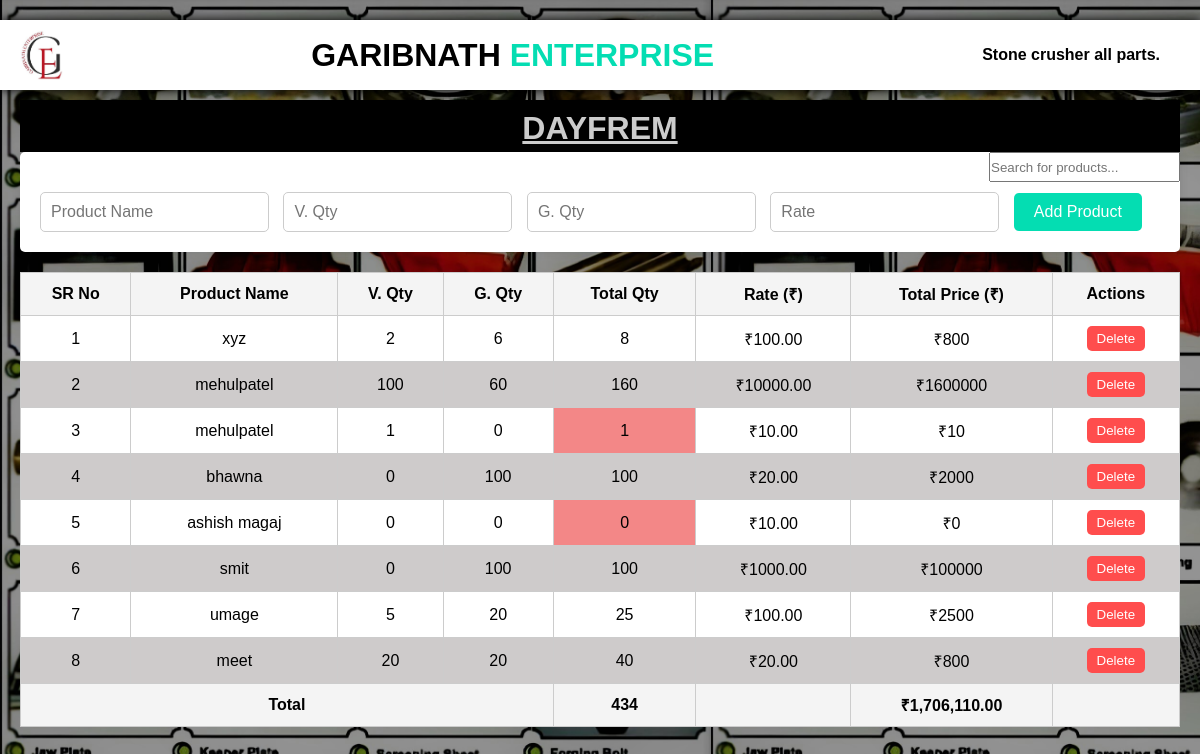
The page /DAYFREM/dayfrem.php on the database its author committed.
### tables this page shows
CREATE TABLE `dayfrem` (
  `id` int(11) NOT NULL,
  `name` varchar(255) NOT NULL,
  `v_qty` int(11) NOT NULL,
  `g_qty` int(11) NOT NULL,
  `rate` decimal(10,2) NOT NULL
);

### DAYFREM/dayfrem.php (the view, shortened to what this page needs)
<?php include 'garibnath_db.php'; ?>
<!DOCTYPE html>
<html lang="en">
<head>
    <link rel="stylesheet" href="styles.css">
    </head>
<body>
    <nav class="nav-container">
        <img class="logo" src="../image/garibnath.jpg" alt="error">
        <div class="header">
            <h1 class="header-item">GARIBNATH <span style="color: #04ddb2;">ENTERPRISE</span></h1>
        </div>
        <h3 class="download-btn">Stone crusher all parts.</h3>
    </nav>
    <h2 class="product-header centered"style="background-color:black;">DAYFREM</h2>
    <input class="search" type="text" id="searchBar" placeholder="Search for products..." onkeyup="filterTable()">
    <form id="addForm" method="POST" action="add.php">
        <input type="text" name="name" placeholder="Product Name" required>
        <input type="number" name="v_qty" placeholder="V. Qty" required>
        <input type="number" name="g_qty" placeholder="G. Qty" required>
        <input type="number" name="rate" placeholder="Rate" step="0.01" required>
        <button type="submit">Add Product</button>
    </form>
    <table id="garibnathTable">
        <thead>
            <tr>
                <th>SR No</th>
                <th>Product Name</th>
                <th>V. Qty</th>
                <th>G. Qty</th>
                <th>Total Qty</th>
                <th>Rate (₹)</th>
                <th>Total Price (₹)</th>
                <th>Actions</th>
            </tr>
        </thead>
        <tbody>
            <?php
            $sql = "SELECT * FROM dayfrem";
            $result = $conn->query($sql);
            $total_qty = 0;
            $total_price = 0;
            $sr_no = 1;
            if ($result->num_rows > 0) {
                while($row = $result->fetch_assoc()) {
                    $total_qty_product = $row['v_qty'] + $row['g_qty'];
                    $total_price_product = $total_qty_product * $row['rate'];
                    $total_qty += $total_qty_product;
                    $total_price += $total_price_product;
                    $qty_class = $total_qty_product < 5 ? 'low-quantity' : '';
                    echo "<tr data-id='{$row['id']}'>
                            <td>{$sr_no}</td>
                            <td class='editable' data-field='name'>{$row['name']}</td>
                            <td class='editable' data-field='v_qty'>{$row['v_qty']}</td>
                            <td class='editable' data-field='g_qty'>{$row['g_qty']}</td>
                            <td class='{$qty_class}'>{$total_qty_product}</td>
                            <td class='editable' data-field='rate'>₹{$row['rate']}</td>
                            <td>₹{$total_price_product}</td>
                            <td>
                                <button class='delete-btn'>Delete</button>
                            </td>
                          </tr>";
                    $sr_no++;
                }
            } else {
                echo "<tr><td colspan='8'>No records found</td></tr>";
            }
            ?>
        </tbody>
        <tfoot>
            <tr>
                <th colspan="4">Total</th>
                <th class="<?php echo $total_qty < 5 ? 'low-quantity' : ''; ?>"><?php echo $total_qty; ?></th>
                <th></th>
                <th>₹<?php echo number_format($total_price, 2); ?></th>
                <th></th>
            </tr>
        </tfoot>
    </table>
</body>
</html>

### DAYFREM/styles.css (style rules this page uses)
* { margin: 0; padding: 0; box-sizing: border-box; }
body { font-family: Arial, sans-serif; background-image: url(../image/backgroundimage.jpg); padding: 20px; background-size:contain; }
.nav-container { display: flex; align-items: center; position: fixed; width: 100%; justify-content: space-between; background-color: #fff; color: black; box-shadow: 0 0 10px black ; padding: 10px 20px; margin-bottom: 20px; margin-left: -20px; }
.search { padding-right: 10px; height: 30px; float: right; clear: left; }
.logo { height: 50px; }
.header { flex-grow: 1; text-align: center; }
.header-item { font-size: 24px; font-size: xx-large; }
.download-btn { background-color: #fff; color: black; border: none; padding: 10px 20px; font-size: 16px; }
.centered { text-align: center; text-decoration: underline; margin-top: 80px; padding-top: 10px; padding-bottom: 5px; font-weight: 700; font-size: xx-large; color: #ccc; }
.low-quantity { color: black; background-color: #f38787; }
form { background-color: white; padding: 20px; padding-top: 40px; border-radius: 5px; margin-bottom: 20px; box-shadow: 0 0 10px rgba(0, 0, 0, 0.1); }
form input { margin-right: 10px; padding: 10px; border: 1px solid #ccc; border-radius: 5px; font-size: 16px; }
form button { background-color: #04ddb2; color: white; border: none; padding: 10px 20px; cursor: pointer; font-size: 16px; border-radius: 5px; }
table { width: 100%; border-collapse: collapse; margin-bottom: 20px; }
table th, table td { border: 1px solid #ccc; padding: 10px; text-align: center; }
table th { background-color: #f4f4f4; }
table tr { background-color: #fff; }
table tr:nth-child(even) { background-color: #cecbcb; }
table .editable { cursor: pointer; }
table .delete-btn { background-color: #ff4d4d; color: white; border: none; padding: 5px 10px; cursor: pointer; border-radius: 5px; }

### rows shown on the page
dayfrem: name "xyz", v_qty "2", g_qty "6", total_qty_product "8", rate "100.00", total_price_product "800"
dayfrem: name "mehulpatel", v_qty "100", g_qty "60", total_qty_product "160", rate "10000.00", total_price_product "1600000"
dayfrem: name "mehulpatel", v_qty "1", g_qty "0", rate "10.00", total_price_product "10"
dayfrem: name "bhawna", v_qty "0", g_qty "100", rate "20.00", total_price_product "2000"
dayfrem: name "ashish magaj", v_qty "0", g_qty "0", rate "10.00"
dayfrem: name "smit", v_qty "0", g_qty "100", rate "1000.00", total_price_product "100000"
dayfrem: name "umage", v_qty "5", g_qty "20", total_qty_product "25", rate "100.00", total_price_product "2500"
dayfrem: name "meet", v_qty "20", g_qty "20", total_qty_product "40", rate "20.00", total_price_product "800"

### other values the page prints
$total_qty "434"
$total_price "1,706,110.00"
